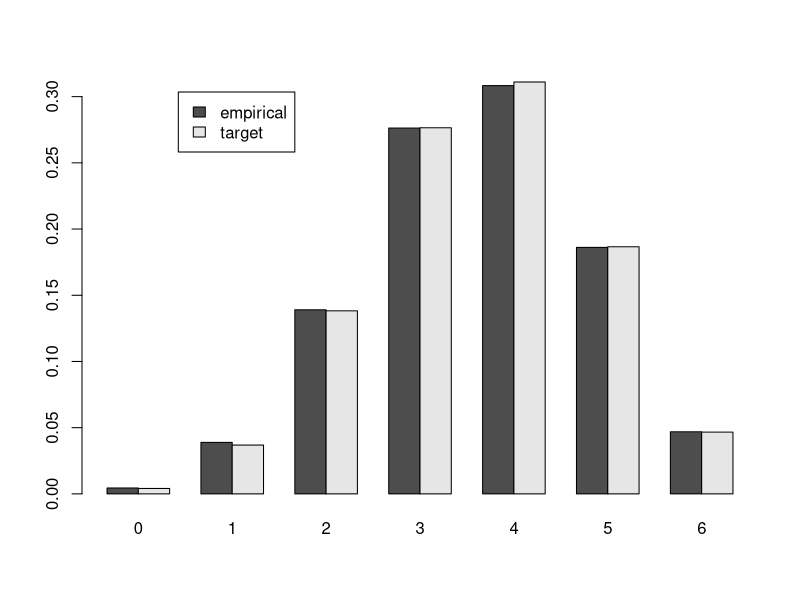
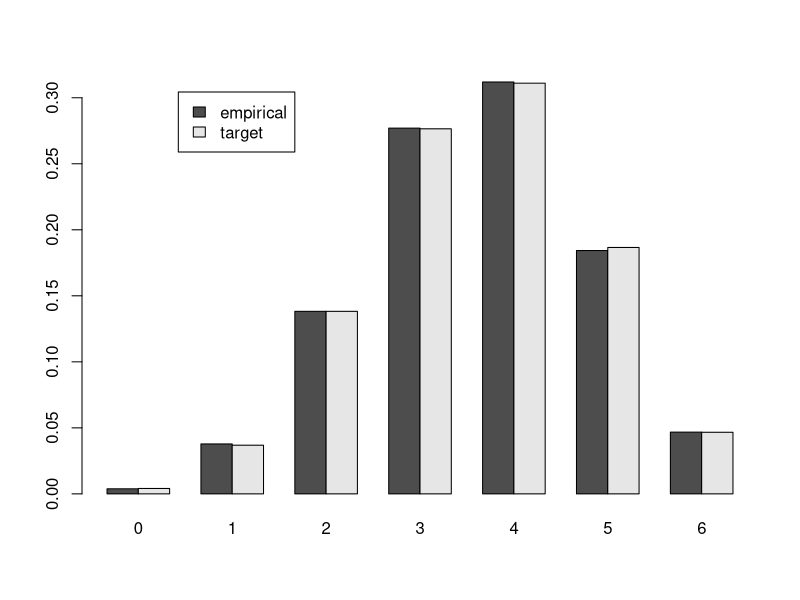
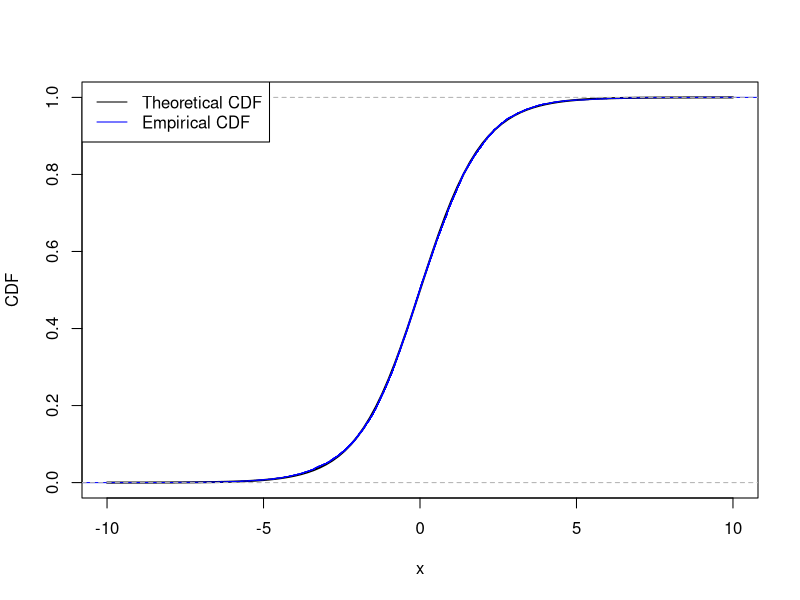
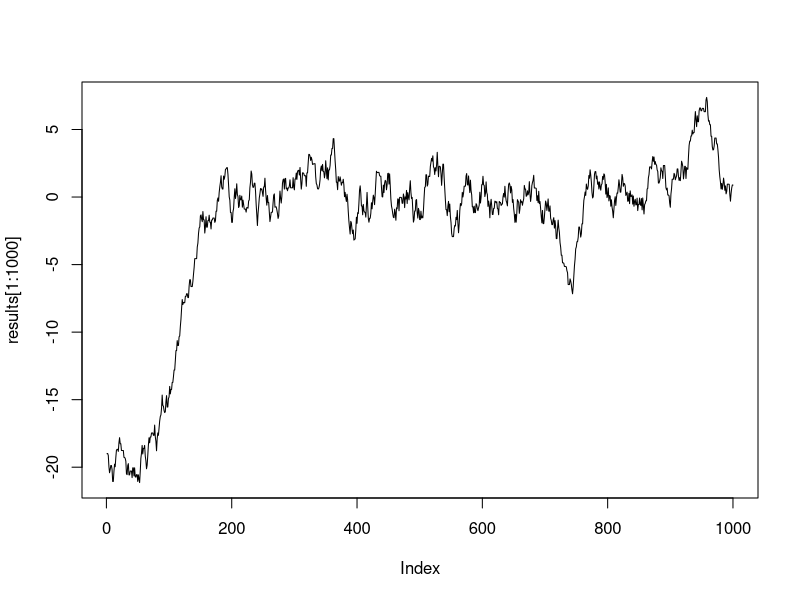
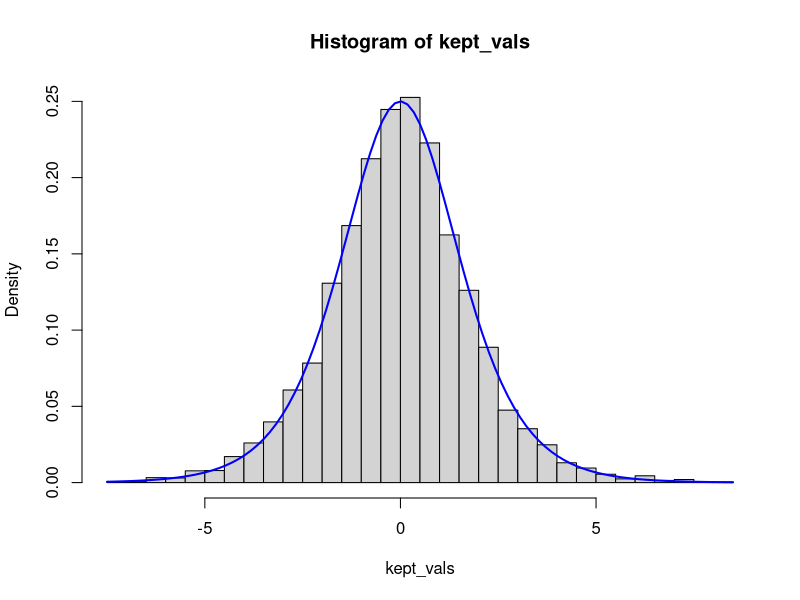
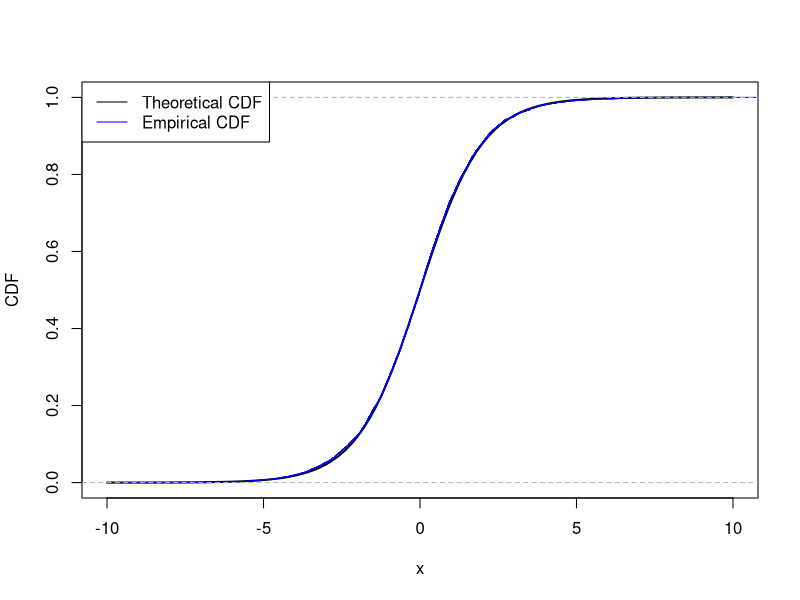
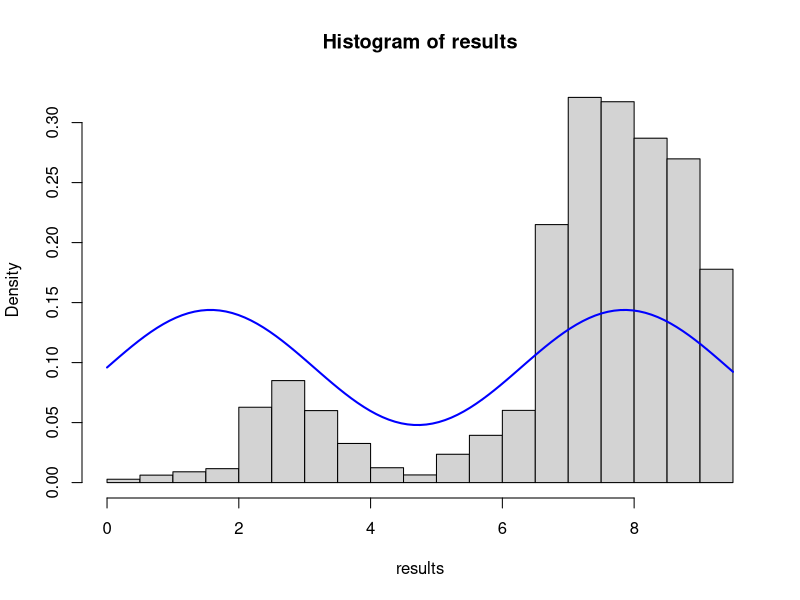
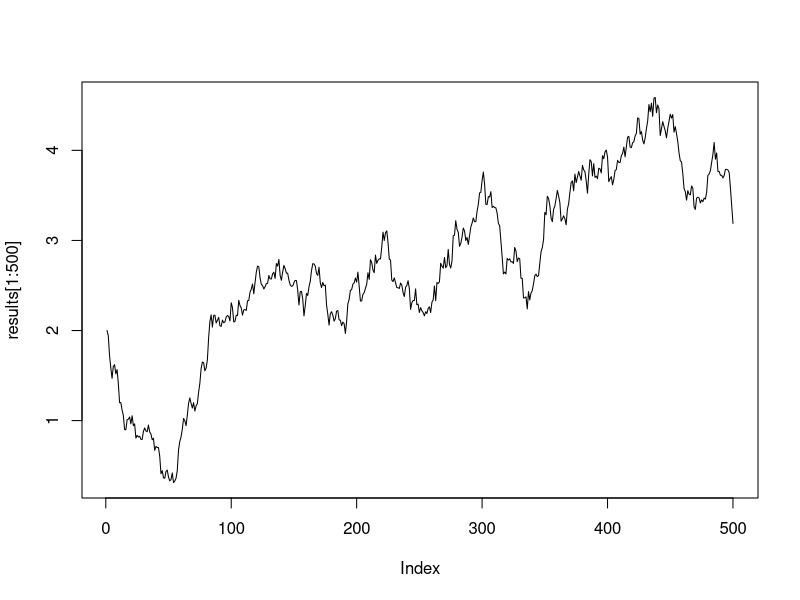

Here is the R script that generated these plots, in order:
## ---- chunk 1
knitr::opts_chunk$set(echo = TRUE)
## ---- chunk 2
P <- rbind(c(0.91, 0.09), c(0.12, 0.88))
w <- c(4/7, 3/7)
## ---- chunk 3
eig_vectors <- eigen(t(P))$vectors
stationary <- t(eig_vectors[,1])
stationary / (sum(stationary))
## ---- chunk 4
target <- dbinom(0:6, 6, 0.6)
P <- matrix(rep(0, 49), nrow = 7)
for (i in 1:7) {
  if (i < 7) {
    if (target[i] < target[i + 1]) {
      P[i, i + 1] <- 0.5
    }
    else {
      P[i, i + 1] <- 0.5 * (target[i + 1] / target[i])
    }
  }
  if (i > 1) {
    if (target[i] < target[i - 1]) {
      P[i, i - 1] <- 0.5
    }
    else {
      P[i, i - 1] <- 0.5 * (target[i - 1] / target[i])
    }
  }
  P[i, i] <- 1 - sum(P[i,])
}
round(P, 4)
pi_1 = c(0, 0, 0, 1, 0, 0, 0)
pi_curr <- pi_1
for (i in 2:7) {
  pi_next <- pi_curr %*% P
  print(round(pi_next, 4))
  pi_curr <- pi_next
}
eig_vectors <- eigen(t(P))$vectors
stationary <- t(eig_vectors[,1])
stationary <- as.vector(stationary / (sum(stationary)))
all.equal(target, stationary)
## ---- chunk 5
pi_curr <- pi_1
pi_next <- pi_1
for (i in 2:500) {
  pi_next <- pi_curr %*% P
  pi_curr <- pi_next
}
print(round(pi_next, 4))
## ---- chunk 6
target <- function(x){ 
  ifelse(x %in% 0:6, dbinom(x, 6, 0.6), 0)
}
propose <- function(x) { 
  current + sample(c(1, -1), size = 1)
}
n <- 10^5
results1 <- c(0, rep(NA, n - 1))
set.seed(1)
for (t in 1:(n-1)) {
  current <- results1[t]
  proposed <- propose(current)
  pmove <- target(proposed) / target(current)
  u <- runif(1)
  if(u < pmove) {
    results1[t + 1] <- proposed
  } else {
    results1[t + 1] <- current
  }
}
counts <- table(results1)
res <- rbind(counts/n , dbinom(0:6, 6, 0.6)) 
rownames(res) <- c("empirical", "target")
barplot(res, beside = TRUE, legend.text = row.names(res), 
        args.legend = list(x = 7))
chisq.test(counts, p = dbinom(0:6, 6, 0.6))
## ---- chunk 7
results2 <- c(6, rep(NA, n - 1))
set.seed(2)
for (t in 1:(n-1)) {
  current <- results2[t]
  proposed <- propose(current)
  pmove <- target(proposed) / target(current)
  u <- runif(1)
  if(u < pmove) {
    results2[t + 1] <- proposed
  } else {
    results2[t + 1] <- current
  }
}
counts <- table(results2)
res <- rbind(counts/n , dbinom(0:6, 6, 0.6)) 
rownames(res) <- c("empirical", "target")
barplot(res, beside = TRUE, legend.text = row.names(res), 
        args.legend = list(x = 7))
chisq.test(counts, p = dbinom(0:6, 6, 0.6))
## ---- chunk 8
set.seed(4)
n <- 10^5
proposed <- runif(n, -20, 20)
f <- function(x) { dlogis(x) }
g <- function(x) { 1/40 }
M <- f(0) / g(0)
r_x <- f(proposed) / (M * g(proposed))
u <- runif(n)
accept <- u < r_x
accepted_vals <- proposed[accept]
print(paste("Number of values accepted:", length(accepted_vals)))
t_cdf <- function(x) { plogis(x) }
e_cdf <- ecdf(accepted_vals)
curve(t_cdf(x), from = -10, to = 10, col = "black", lwd = 2, 
      ylab = "CDF")
lines(e_cdf, col = "blue")
legend("topleft", legend = c("Theoretical CDF", "Empirical CDF"), 
       col = c("black", "blue"), lwd = 1)
ks.test(accepted_vals, plogis)
## ---- chunk 9
set.seed(10)
target <- function(x) {
  dlogis(x)
}
propose <- function(x) {
  runif(1, x - 1, x + 1)
}
results <- rep(NA, 10^4)
results[1] <- -19 
for(i in 1:(10^4 - 1)){
  current <- results[i]
  proposed <- propose(current)
  p_move <- min(1, target(proposed) / target(current))
  results[i + 1] <- ifelse(runif(1) < p_move, proposed, current)
}
plot(results[1:1000], type = "l")
kept_vals <- results[-(1:150)]
hist(kept_vals, probability = TRUE, breaks = 30)
curve(dlogis(x), add = TRUE, col = "blue", lwd = 2)
t_cdf <- function(x) { plogis(x) }
e_cdf <- ecdf(kept_vals)
curve(t_cdf(x), from = -10, to = 10, col = "black", lwd = 2, 
      ylab = "CDF")
lines(e_cdf, col = "blue")
legend("topleft", legend = c("Theoretical CDF", "Empirical CDF"), 
       col = c("black", "blue"), lwd = 1)
ks.test(kept_vals, plogis)
## ---- chunk 10
set.seed(11)
c <- 1 / integrate(function(x) {sin(x) + 2}, 0, 3 * pi)$value
f <- function(x) {  
  ifelse(x < 0 || x > 3 * pi, 0, c * (sin(x) + 2))
}
n <- 50000
results <- rep(NA, n)
results[1] <- 2
accepted <- 0
for(i in 1:(10^4 - 1)){
  current <- results[i]
  proposed <- rnorm(1, current, 0.1)
  p_move <- min(1, f(proposed) / f(current))
  if (runif(1) < p_move) {
    results[i + 1] <- proposed
    accepted <- accepted + 1
  }
  else {
    results[i + 1] <- current
  }
}
print(paste("Acceptance ratio is:", accepted / n))
hist(results, probability = TRUE, breaks = 30)
curve(c * (sin(x) + 2), add = TRUE, col = "blue", lwd = 2)
plot(results[1:500], type = "l")
results <- rep(NA, n)
results[1] <- 2
accepted <- 0
for(i in 1:(10^4 - 1)){
  current <- results[i]
  proposed <- rnorm(1, current, 2.5)
  p_move <- min(1, f(proposed) / f(current))
  if (runif(1) < p_move) {
    results[i + 1] <- proposed
    accepted <- accepted + 1
  }
  else {
    results[i + 1] <- current
  }
}
print(paste("Acceptance ratio is:", accepted / n))
hist(results, probability = TRUE, breaks = 30)
curve(c * (sin(x) + 2), add = TRUE, col = "blue", lwd = 2)
plot(results[1:500], type = "l")
results <- rep(NA, n)
results[1] <- 2
accepted <- 0
for(i in 1:(10^4 - 1)){
  current <- results[i]
  proposed <- rnorm(1, current, 20)
  p_move <- min(1, f(proposed) / f(current))
  if (runif(1) < p_move) {
    results[i + 1] <- proposed
    accepted <- accepted + 1
  }
  else {
    results[i + 1] <- current
  }
}
print(paste("Acceptance ratio is:", accepted / n))
hist(results, probability = TRUE, breaks = 30)
curve(c * (sin(x) + 2), add = TRUE, col = "blue", lwd = 2)
plot(results[1:500], type = "l")
